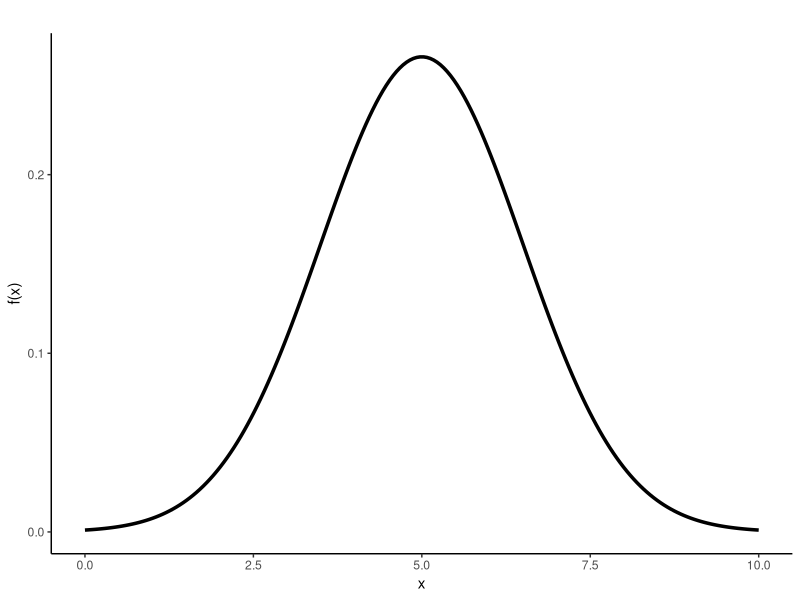
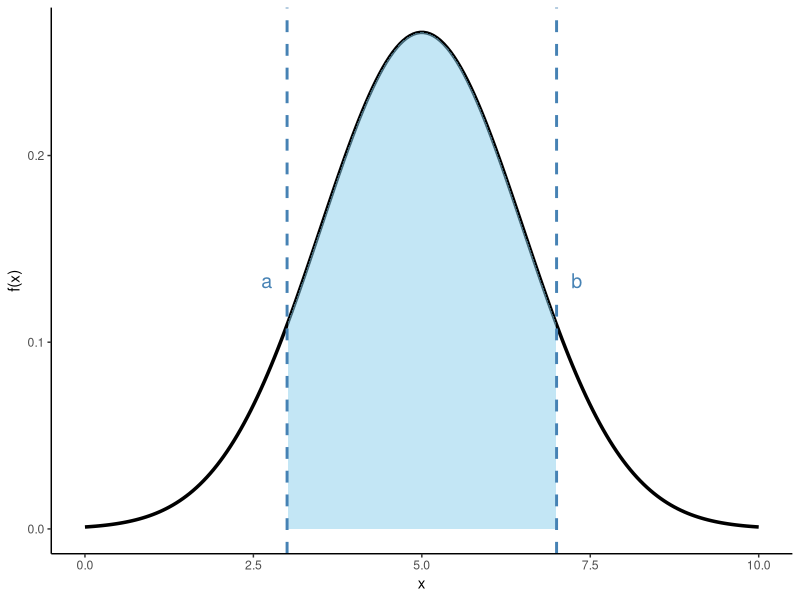

Write the R code that produced these figures, in order.
## ---- chunk 1
#| echo: false
library(ggplot2)
library(tidyverse)
library(gganimate)
## ---- chunk 2
#| echo: false
#| fig-height: 3
#| fig-width: 5
#| fig-align: center

# Create a simple density curve (for illustration)
x_vals <- seq(0, 10, length.out = 200)
y_vals <- dnorm(x_vals, mean = 5, sd = 1.5)

df_density <- data.frame(x = x_vals, y = y_vals)

ggplot(df_density, aes(x = x, y = y)) +
  geom_line(color = "black", size = 1.2) +
  labs(
    title = " ",
    x = "x",
    y = "f(x)"
  ) +
  theme_classic()
## ---- chunk 3
#| echo: false
#| fig-height: 3
#| fig-width: 5
#| fig-align: center
# Define limits a and b
a <- 3
b <- 7

ggplot(df_density, aes(x = x, y = y)) +
  geom_line(color = "black", size = 1.2) +
  geom_area(data = subset(df_density, x >= a & x <= b),
            aes(x = x, y = y),
            fill = "skyblue", alpha = 0.5) +
  geom_vline(xintercept = a, color = "steelblue", linetype = "dashed", size = 1) +
  geom_vline(xintercept = b, color = "steelblue", linetype = "dashed", size = 1) +
    annotate("text", x = a-0.3, y = max(df_density$y) * 0.5, label = "a", color = "steelblue", size = 5) +
  annotate("text", x = b+0.3, y = max(df_density$y) * 0.5, label = "b", color = "steelblue", size = 5) +
  labs(
    x = "x",
    y = "f(x)"
  ) +
  theme_classic()
